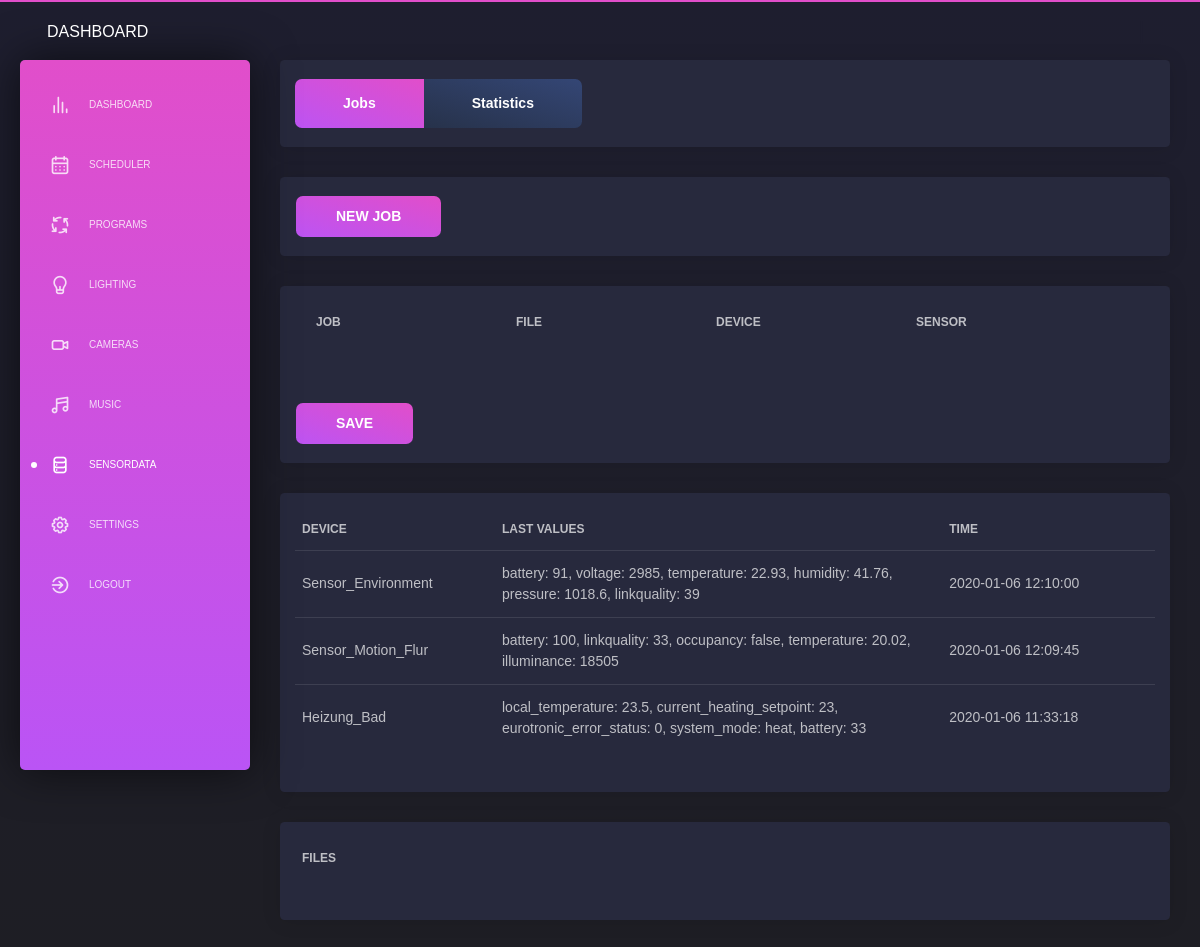
The app's page /sensordata/jobs (signed in), older data.
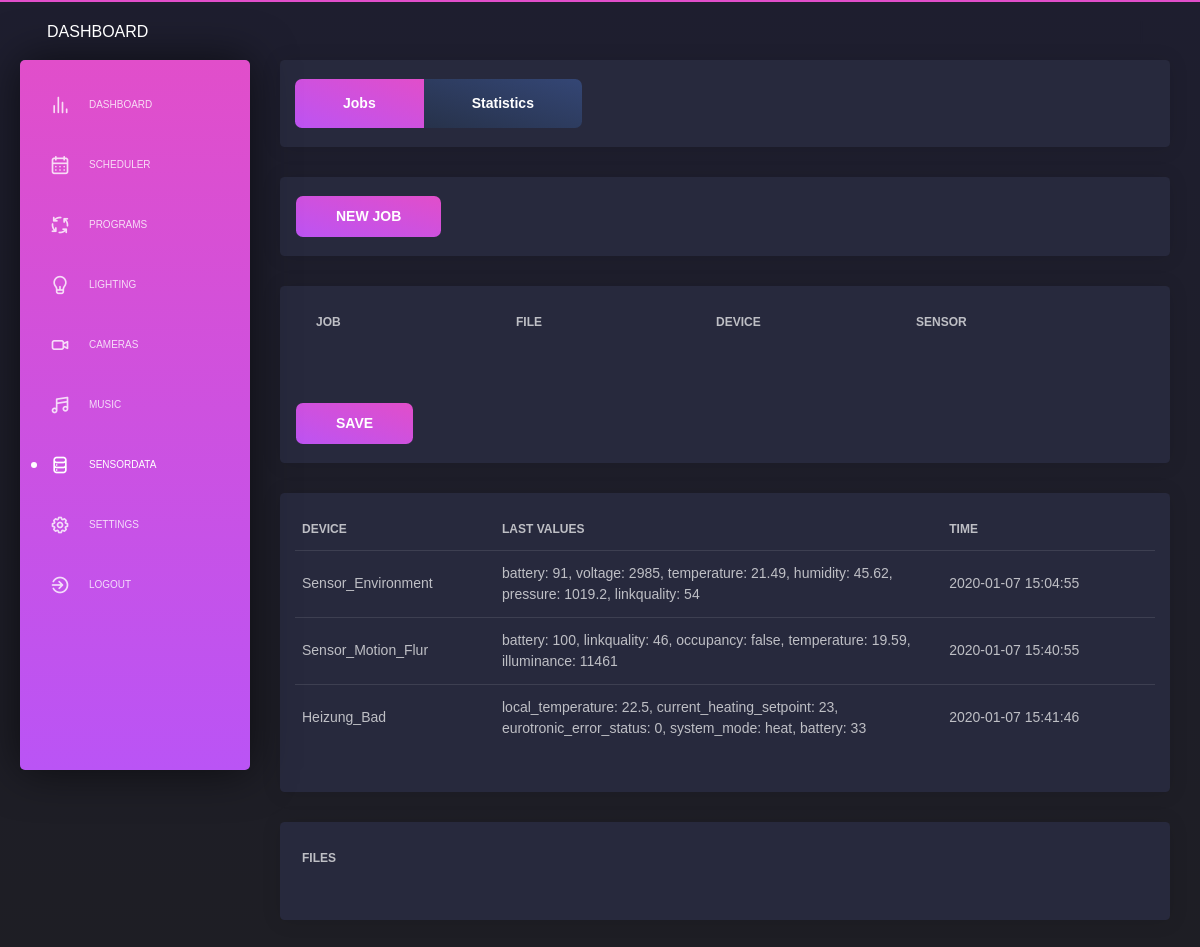
The same page, newer data.
### app/database/models.py (models this page shows)
class Devices(db.Model):
    __tablename__ = 'devices'
    id                            = db.Column(db.Integer, primary_key=True, autoincrement = True)
    name                          = db.Column(db.String(50), unique=True)
    gateway                       = db.Column(db.String(50))
    ieeeAddr                      = db.Column(db.String(50), unique=True)
    model                         = db.Column(db.String(50))
    device_type                   = db.Column(db.String(50))
    description                   = db.Column(db.String(200))
    input_values                  = db.Column(db.String(200))
    input_events                  = db.Column(db.String(200))
    commands                      = db.Column(db.String(200))
    commands_json                 = db.Column(db.String(200))
    last_contact                  = db.Column(db.String(50))
    last_values_json              = db.Column(db.String(200))
    last_values_string            = db.Column(db.String(200))
    exception_option              = db.Column(db.String(50), server_default=("None"))
    exception_setting             = db.Column(db.String(50), server_default=("None"))
    exception_sensor_ieeeAddr     = db.Column(db.String(50), server_default=("None"))
    exception_sensor_input_values = db.Column(db.String(50), server_default=("None"))
    exception_value_1             = db.Column(db.String(50), server_default=("None"))
    exception_value_2             = db.Column(db.String(50), server_default=("None"))
    exception_value_3             = db.Column(db.String(50), server_default=("None"))

### app/sites/sensordata_jobs.py (the view, shortened to what this page needs)
@app.route('/sensordata/jobs', methods=['GET', 'POST'])
@login_required
@permission_required
def sensordata_jobs():
    page_title       = 'Smarthome | Sensordata | Jobs'
    page_description = 'The sensordata jobs configuration page.'
    success_message_change_settings = []
    error_message_change_settings   = []
    success_message_add_job         = False
    error_message_add_job           = []
    error_message_datafile          = ""
    if session.get('delete_job_success', None) != None:
        success_message_change_settings.append(session.get('delete_job_success'))
        session['delete_job_success'] = None
    if session.get('delete_job_error', None) != None:
        error_message_change_settings.append(session.get('delete_job_error'))
        session['delete_job_error'] = None
    if session.get('error_download_datafile', None) != None:
        error_message_datafile = session.get('error_download_datafile')
        session['error_download_datafile'] = None
    """ ######### """
    """  add job  """
    """ ######### """
    if request.form.get("add_sensordata_job") != None:
        result = ADD_SENSORDATA_JOB()
        if result != True:
            error_message_add_job.append(result)
        else:
            success_message_add_job = True
    """ ############ """
    """  table jobs  """
    """ ############ """
    list_sensordata_jobs  = GET_ALL_SENSORDATA_JOBS()
    dropdown_list_devices = GET_ALL_DEVICES("sensors")
    list_sensordata_files = GET_SENSORDATA_FILES()
    list_sensors          = GET_ALL_DEVICES("sensors")
    data = {'navigation': 'sensordata'}
    timestamp = str(datetime.datetime.now().strftime("%Y-%m-%d %H:%M:%S"))
    try:
        device_1_input_values = "Sensor,------------------," + GET_DEVICE_BY_ID(1).input_values
        device_1_input_values = device_1_input_values.replace(" ", "")
    except:
        device_1_input_values = ""
    try:
        device_2_input_values = "Sensor,------------------," + GET_DEVICE_BY_ID(2).input_values
        device_2_input_values = device_2_input_values.replace(" ", "")
    except:
        device_2_input_values = ""
    try:
        device_3_input_values = "Sensor,------------------," + GET_DEVICE_BY_ID(3).input_values
        device_3_input_values = device_3_input_values.replace(" ", "")
    except:
        device_3_input_values = ""
    try:
        device_4_input_values = "Sensor,------------------," + GET_DEVICE_BY_ID(4).input_values
        device_4_input_values = device_4_input_values.replace(" ", "")
    except:
        device_4_input_values = ""
    try:
        device_5_input_values = "Sensor,------------------," + GET_DEVICE_BY_ID(5).input_values
        device_5_input_values = device_5_input_values.replace(" ", "")
    except:
        device_5_input_values = ""
    try:
        device_6_input_values = "Sensor,------------------," + GET_DEVICE_BY_ID(6).input_values
        device_6_input_values = device_6_input_values.replace(" ", "")
    except:
        device_6_input_values = ""
    try:
        device_7_input_values = "Sensor,------------------," + GET_DEVICE_BY_ID(7).input_values
        device_7_input_values = device_7_input_values.replace(" ", "")
    except:
        device_7_input_values = ""
    try:
        device_8_input_values = "Sensor,------------------," + GET_DEVICE_BY_ID(8).input_values
        device_8_input_values = device_8_input_values.replace(" ", "")
    except:
        device_8_input_values = ""
    try:
        device_9_input_values = "Sensor,------------------," + GET_DEVICE_BY_ID(9).input_values
        device_9_input_values = device_9_input_values.replace(" ", "")
    except:
        device_9_input_values = ""
    try:
        device_10_input_values = "Sensor,------------------," + GET_DEVICE_BY_ID(10).input_values
        device_10_input_values = device_10_input_values.replace(" ", "")
    except:
        device_10_input_values = ""
    try:
        device_11_input_values = "Sensor,------------------," + GET_DEVICE_BY_ID(11).input_values
        device_11_input_values = device_11_input_values.replace(" ", "")
    except:
        device_11_input_values = ""
    try:
        device_12_input_values = "Sensor,------------------," + GET_DEVICE_BY_ID(12).input_values
        device_12_input_values = device_12_input_values.replace(" ", "")
    except:
        device_12_input_values = ""
    try:
        device_13_input_values = "Sensor,------------------," + GET_DEVICE_BY_ID(13).input_values
        device_13_input_values = device_13_input_values.replace(" ", "")
    except:
        device_13_input_values = ""
    try:
        device_14_input_values = "Sensor,------------------," + GET_DEVICE_BY_ID(14).input_values
        device_14_input_values = device_14_input_values.replace(" ", "")
    except:
        device_14_input_values = ""
    try:
        device_15_input_values = "Sensor,------------------," + GET_DEVICE_BY_ID(15).input_values
        device_15_input_values = device_15_input_values.replace(" ", "")
    except:
        device_15_input_values = ""
    try:
        device_16_input_values = "Sensor,------------------," + GET_DEVICE_BY_ID(16).input_values
        device_16_input_values = device_16_input_values.replace(" ", "")
    except:
        device_16_input_values = ""
    try:
        device_17_input_values = "Sensor,------------------," + GET_DEVICE_BY_ID(17).input_values
        device_17_input_values = device_17_input_values.replace(" ", "")
    except:
        device_17_input_values = ""
    try:
        device_18_input_values = "Sensor,------------------," + GET_DEVICE_BY_ID(18).input_values
        device_18_input_values = device_18_input_values.replace(" ", "")
    except:
        device_18_input_values = ""
    try:
        device_19_input_values = "Sensor,------------------," + GET_DEVICE_BY_ID(19).input_values
        device_19_input_values = device_19_input_values.replace(" ", "")
    except:
        device_19_input_values = ""
    try:
        device_20_input_values = "Sensor,------------------," + GET_DEVICE_BY_ID(20).input_values
        device_20_input_values = device_20_input_values.replace(" ", "")
    except:
        device_20_input_values = ""
    try:
        device_21_input_values = "Sensor,------------------," + GET_DEVICE_BY_ID(21).input_values
        device_21_input_values = device_21_input_values.replace(" ", "")
    except:
        device_21_input_values = ""
    try:
        device_22_input_values = "Sensor,------------------," + GET_DEVICE_BY_ID(22).input_values
        device_22_input_values = device_22_input_values.replace(" ", "")
    except:
        device_22_input_values = ""
    try:
        device_23_input_values = "Sensor,------------------," + GET_DEVICE_BY_ID(23).input_values
        device_23_input_values = device_23_input_values.replace(" ", "")
    except:
        device_23_input_values = ""
    try:
        device_24_input_values = "Sensor,------------------," + GET_DEVICE_BY_ID(24).input_values
        device_24_input_values = device_24_input_values.replace(" ", "")
    except:
        device_24_input_values = ""
    try:
        device_25_input_values = "Sensor,------------------," + GET_DEVICE_BY_ID(25).input_values
        device_25_input_values = device_25_input_values.replace(" ", "")
    except:
        device_25_input_values = ""
    return render_template('layouts/default.html',
                            data=data,
                            title=page_title,
                            description=page_description,
                            content=render_template( 'pages/sensordata_jobs.html',
                                                    success_message_change_settings=success_message_change_settings,
                                                    error_message_change_settings=error_message_change_settings,
                                                    success_message_add_job=success_message_add_job,
                                                    error_message_add_job=error_message_add_job,
                                                    error_message_datafile=error_message_datafile,
                                                    list_sensordata_jobs=list_sensordata_jobs,
                                                    dropdown_list_devices=dropdown_list_devices,
                                                    list_sensordata_files=list_sensordata_files,
                                                    list_sensors=list_sensors,
                                                    device_1_input_values=device_1_input_values,
                                                    device_2_input_values=device_2_input_values,
                                                    device_3_input_values=device_3_input_values,
                                                    device_4_input_values=device_4_input_values,
                                                    device_5_input_values=device_5_input_values,
                                                    device_6_input_values=device_6_input_values,
                                                    device_7_input_values=device_7_input_values,
                                                    device_8_input_values=device_8_input_values,
                                                    device_9_input_values=device_9_input_values,
                                                    device_10_input_values=device_10_input_values,
                                                    device_11_input_values=device_11_input_values,
                                                    device_12_input_values=device_12_input_values,
                                                    device_13_input_values=device_13_input_values,
                                                    device_14_input_values=device_14_input_values,
                                                    device_15_input_values=device_15_input_values,
                                                    device_16_input_values=device_16_input_values,
                                                    device_17_input_values=device_17_input_values,
                                                    device_18_input_values=device_18_input_values,
                                                    device_19_input_values=device_19_input_values,
                                                    device_20_input_values=device_20_input_values,
                                                    device_21_input_values=device_21_input_values,
                                                    device_22_input_values=device_22_input_values,
                                                    device_23_input_values=device_23_input_values,
                                                    device_24_input_values=device_24_input_values,
                                                    device_25_input_values=device_25_input_values,
                                                    timestamp=timestamp,
                                                    )
                           )

### app/templates/pages/sensordata_jobs.html (shortened to what this page needs)
      <div class="content">
        <div class="row">
          <div class="col-md-12">
            <div class="card ">
              <div class="card-footer">
                <div class="btn-group flex-wrap" role="group" aria-label="Basic example">
                  <a href="/sensordata/jobs" class="btn btn-primary btn-lg" role="button" aria-pressed="true">Jobs</a>
                  <a href="/sensordata/statistics" class="btn btn-secondary btn-lg" role="button" aria-pressed="true">Statistics</a>
                </div>
              </div>
            </div>
            <div class="card">
              <form method="POST">
                <div class="card-footer">
                  <button type="submit" onclick="window.location.href='/sensordata/jobs#'" name="add_sensordata_job" class="btn btn-fill btn-primary">NEW JOB</button>
                </div>
              </form>
            </div>
            <div class="card ">
              <form method="POST">
                <div class="card-body">
                  <div class="table-responsive">
                    <table class="table tablesorter">
                      <thead>
                        <th scope="col" style="width:3%"></th>
                        <th scope="col" style="width:18%" class="minwidth_200">Job</th>
                        <th scope="col" style="width:18%" class="minwidth_200">File</th>
                        <th scope="col" style="width:18%" class="minwidth_200">Device</th>
                        <th scope="col" style="width:18%" class="minwidth_200">Sensor</th>
                        <th></th>
                        <th scope="col" style="width:15%" class="minwidth_100"></th>
                      </thead>
                    </table>
                  </div>
                </div>
                <div class="card-footer">
                  <button type="submit" onclick="window.location.href='/sensordata/jobs#table_sensordata_jobs'" name="save_sensordata_jobs_settings" class="btn btn-fill btn-primary">SAVE</button>
                </div>
              </form>
            </div>
            <div class="card ">
              <div class="card-body">
                <div class="table-responsive">
                  <table class="table tablesorter">
                    <thead>
                      <th scope="col" style="width:20%" class="minwidth_200">Device</th>
                      <th scope="col" style="width:55%" class="minwidth_300">Last values</th>
                      <th scope="col" style="width:25%" class="minwidth_200">Time</th>
                    </thead>
                    <tbody>
                      {% for entry in list_sensors %}
                      <tr>
                        <td>
                          {{ entry.name }}
                        </td>
                        <td>
                          {{ entry.last_values_string }}
                        </td>
                        <td>
                          {{ entry.last_contact }}
                        </td>
                      </tr>
                      {% endfor %}
                    </tbody>
                  </table>
                </div>
              </div>
            </div>
            <div class="card ">
              <div class="card-body">
                {% if list_plants_datafiles != "No Files founded" %}
                  <div class="table-responsive">
                    <table class="table tablesorter">
                      <thead>
                        <th scope="col" style="width:77%" class="minwidth_200">Files</th>
                        <th scope="col" style="width:10%"></th>
                        <th scope="col" style="width:10%"></th>
                      </thead>
                    </table>
                  </div>
                {% else %}
                  {{ list_sensordata_files }}
                {% endif %}
              </div>
            </div>
          </div>
        </div>
      </div>

Row changes from the older to the newer data that the page shows:
changed Devices "Sensor_Environment": last_values_string "battery: 91, voltage: 2985, temperature: 22.93, humidity: 41.76, pressure: 1018.6, linkquality: 39" → "battery: 91, voltage: 2985, temperature: 21.49, humidity: 45.62, pressure: 1019.2, linkquality: 54"; last_contact "2020-01-06 12:10:00" → "2020-01-07 15:04:55"
changed Devices "Sensor_Motion_Flur": last_values_string "battery: 100, linkquality: 33, occupancy: false, temperature: 20.02, illuminance: 18505" → "battery: 100, linkquality: 46, occupancy: false, temperature: 19.59, illuminance: 11461"; last_contact "2020-01-06 12:09:45" → "2020-01-07 15:40:55"
changed Devices "Heizung_Bad": last_values_string "local_temperature: 23.5, current_heating_setpoint: 23, eurotronic_error_status: 0, system_mode: heat, battery: 33" → "local_temperature: 22.5, current_heating_setpoint: 23, eurotronic_error_status: 0, system_mode: heat, battery: 33"; last_contact "2020-01-06 11:33:18" → "2020-01-07 15:41:46"
